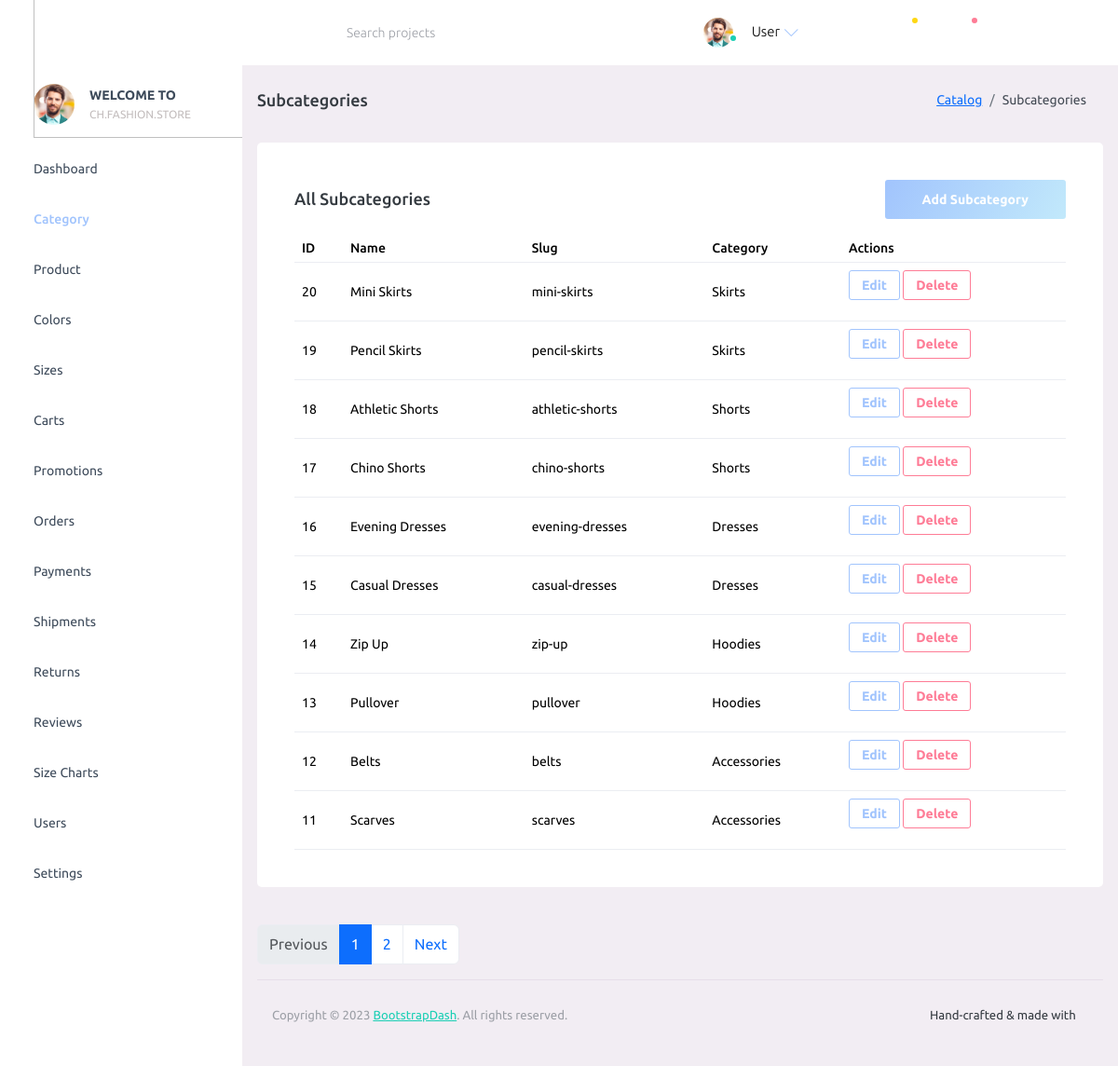
/admin/?p=subcategories, run on the app's committed database.
### tables this page shows
CREATE TABLE subcategories (
  id BIGINT UNSIGNED AUTO_INCREMENT PRIMARY KEY,
  category_id BIGINT UNSIGNED NOT NULL,
  name VARCHAR(150) NOT NULL,
  slug VARCHAR(180) NOT NULL,
  UNIQUE KEY uniq_subcategories_category_slug (category_id, slug),
  CONSTRAINT fk_subcategories_category FOREIGN KEY (category_id) REFERENCES categories(id) ON DELETE CASCADE,
  INDEX idx_subcategories_category (category_id)
);

CREATE TABLE IF NOT EXISTS `categories` (
  `id` bigint(20) UNSIGNED NOT NULL AUTO_INCREMENT,
  `name` varchar(150) NOT NULL,
  `slug` varchar(180) NOT NULL,
  `parent_id` bigint(20) UNSIGNED DEFAULT NULL,
  PRIMARY KEY (`id`),
  UNIQUE KEY `slug` (`slug`),
  KEY `fk_categories_parent` (`parent_id`)
);

### admin/config/database.php (called while the page is built)
<?php
function db(): PDO
{
      static $pdo = null;
      if ($pdo instanceof PDO) {
            return $pdo;
      }
      $dsn = getenv('FS_DB_DSN') ?: 'mysql:host=127.0.0.1;port=3306;dbname=fashionstore;charset=utf8mb4';
      $user = getenv('FS_DB_USER') ?: 'root';
      $pass = getenv('FS_DB_PASS') ?: '';
      $options = [
            PDO::ATTR_ERRMODE => PDO::ERRMODE_EXCEPTION,
            PDO::ATTR_DEFAULT_FETCH_MODE => PDO::FETCH_ASSOC,
            PDO::ATTR_EMULATE_PREPARES => false,
      ];
      $pdo = new PDO($dsn, $user, $pass, $options);
      try {
            $pdo->exec("SET SESSION sql_mode='STRICT_TRANS_TABLES,ERROR_FOR_DIVISION_BY_ZERO,NO_ENGINE_SUBSTITUTION'");
      } catch (Throwable $e) {
      }
      return $pdo;
}

### admin/config/function.php (called while the page is built, shortened)
<?php
require_once __DIR__ . '/database.php';
function db_all(string $sql, array $params = []): array
{
      $stmt = db()->prepare($sql);
      $stmt->execute($params);
      return $stmt->fetchAll();
}
function db_one(string $sql, array $params = []): ?array
{
      $stmt = db()->prepare($sql);
      $stmt->execute($params);
      $row = $stmt->fetch();
      return $row === false ? null : $row;
}

### admin/pages/subcategories.php (the view, shortened to what this page needs)
<?php
require_once __DIR__ . '/../config/function.php';
$page = max(1, (int)($_GET['page'] ?? 1));
$perPage = 10;
$offset = ($page - 1) * $perPage;
$totalRow = db_one('SELECT COUNT(*) AS c FROM subcategories');
$total = (int)($totalRow['c'] ?? 0);
$totalPages = max(1, (int)ceil($total / $perPage));
$subcats = db_all('SELECT s.id, s.name, s.slug, s.category_id, c.name AS category_name FROM subcategories s JOIN categories c ON c.id = s.category_id ORDER BY s.id DESC LIMIT ? OFFSET ?', [$perPage, $offset]);
?>
<div class="page-header">
      <h3 class="page-title"> Subcategories </h3>
      <nav aria-label="breadcrumb">
            <ol class="breadcrumb">
                  <li class="breadcrumb-item"><a href="#">Catalog</a></li>
                  <li class="breadcrumb-item active" aria-current="page">Subcategories</li>
            </ol>
      </nav>
</div>
<div class="row">
      <div class="col-lg-12 grid-margin stretch-card">
            <div class="card">
                  <div class="card-body">
                        <div class="d-flex justify-content-between align-items-center mb-3">
                              <h4 class="card-title mb-0">All Subcategories</h4>
                              <button type="button" class="btn btn-gradient-primary" data-bs-toggle="modal" data-bs-target="#addSubcategoryModal">Add Subcategory</button>
                        </div>
                        <div class="table-responsive">
                              <table class="table" id="subcategories-table">
                                    <thead>
                                          <tr>
                                                <th>ID</th>
                                                <th>Name</th>
                                                <th>Slug</th>
                                                <th>Category</th>
                                                <th>Actions</th>
                                          </tr>
                                    </thead>
                                    <tbody>
                                          <?php foreach ($subcats as $s): ?>
                                                <tr>
                                                      <td><?php echo (int)$s['id']; ?></td>
                                                      <td><?php echo htmlspecialchars($s['name'], ENT_QUOTES); ?></td>
                                                      <td><?php echo htmlspecialchars($s['slug'], ENT_QUOTES); ?></td>
                                                      <td><?php echo htmlspecialchars($s['category_name'], ENT_QUOTES); ?></td>
                                                      <td>
                                                            <button type="button" class="btn btn-sm btn-outline-primary" data-bs-toggle="modal" data-bs-target="#editSubcategoryModal-<?php echo (int)$s['id']; ?>">Edit</button>
                                                            <form method="post" style="display:inline-block" onsubmit="return confirm('Delete this subcategory?');">
                                                                  <button type="submit" class="btn btn-sm btn-outline-danger">Delete</button>
                                                            </form>
                                                      </td>
                                                </tr>
                                          <?php endforeach; ?>
                                    </tbody>
                              </table>
                        </div>
                  </div>
            </div>
      </div>
</div>
<?php if ($totalPages > 1): ?>
      <nav aria-label="Subcategories pagination">
            <ul class="pagination">
                  <li class="page-item <?php echo $page <= 1 ? 'disabled' : ''; ?>">
                        <a class="page-link" href="/admin/?p=subcategories&page=<?php echo max(1, $page - 1); ?>">Previous</a>
                  </li>
                  <?php for ($i = 1; $i <= $totalPages; $i++): ?>
                        <li class="page-item <?php echo $i === $page ? 'active' : ''; ?>">
                              <a class="page-link" href="/admin/?p=subcategories&page=<?php echo $i; ?>"><?php echo $i; ?></a>
                        </li>
                  <?php endfor; ?>
                  <li class="page-item <?php echo $page >= $totalPages ? 'disabled' : ''; ?>">
                        <a class="page-link" href="/admin/?p=subcategories&page=<?php echo min($totalPages, $page + 1); ?>">Next</a>
                  </li>
            </ul>
      </nav>
<?php endif; ?>

### data on the page
subcategories: id "20", name "Mini Skirts", slug "mini-skirts", category.name "Skirts"
subcategories: id "19", name "Pencil Skirts", slug "pencil-skirts", category.name "Skirts"
subcategories: id "18", name "Athletic Shorts", slug "athletic-shorts", category.name "Shorts"
subcategories: id "17", name "Chino Shorts", slug "chino-shorts", category.name "Shorts"
subcategories: id "16", name "Evening Dresses", slug "evening-dresses", category.name "Dresses"
subcategories: id "15", name "Casual Dresses", slug "casual-dresses", category.name "Dresses"
subcategories: id "14", name "Zip Up", slug "zip-up", category.name "Hoodies"
subcategories: id "13", name "Pullover", slug "pullover", category.name "Hoodies"
subcategories: id "12", name "Belts", slug "belts", category.name "Accessories"
subcategories: id "11", name "Scarves", slug "scarves", category.name "Accessories"

### other printed values
$displayName "User"
